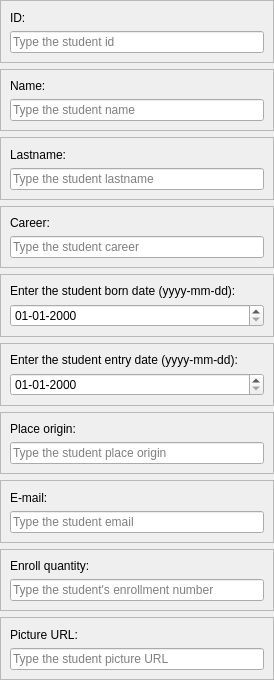
                             <widget class="QWidget" name="scrollAreaWidgetContents">
                              <property name="geometry">
                               <rect>
                                <x>-209</x>
                                <y>0</y>
                                <width>274</width>
                                <height>680</height>
                               </rect>
                              </property>
                              <layout class="QVBoxLayout" name="verticalLayout_34">
                               <property name="leftMargin">
                                <number>0</number>
                               </property>
                               <property name="topMargin">
                                <number>0</number>
                               </property>
                               <property name="rightMargin">
                                <number>0</number>
                               </property>
                               <property name="bottomMargin">
                                <number>0</number>
                               </property>
                               <item>
                                <widget class="QFrame" name="frame_16">
                                 <property name="styleSheet">
                                  <string notr="true"/>
                                 </property>
                                 <property name="frameShape">
                                  <enum>QFrame::StyledPanel</enum>
                                 </property>
                                 <property name="frameShadow">
                                  <enum>QFrame::Raised</enum>
                                 </property>
                                 <layout class="QVBoxLayout" name="verticalLayout_30">
                                  <item>
                                   <widget class="QLabel" name="label_18">
                                    <property name="text">
                                     <string>ID:</string>
                                    </property>
                                   </widget>
                                  </item>
                                  <item>
                                   <widget class="QLineEdit" name="lineEdit_cID">
                                    <property name="autoFillBackground">
                                     <bool>false</bool>
                                    </property>
                                    <property name="placeholderText">
                                     <string>Type the student id</string>
                                    </property>
                                   </widget>
                                  </item>
                                 </layout>
                                </widget>
                               </item>
                               <item>
                                <widget class="QFrame" name="frame_17">
                                 <property name="styleSheet">
                                  <string notr="true"/>
                                 </property>
                                 <property name="frameShape">
                                  <enum>QFrame::StyledPanel</enum>
                                 </property>
                                 <property name="frameShadow">
                                  <enum>QFrame::Raised</enum>
                                 </property>
                                 <layout class="QVBoxLayout" name="verticalLayout_31">
                                  <item>
                                   <widget class="QLabel" name="label_19">
                                    <property name="text">
                                     <string>Name:</string>
                                    </property>
                                   </widget>
                                  </item>
                                  <item>
                                   <widget class="QLineEdit" name="lineEdit_cName">
                                    <property name="autoFillBackground">
                                     <bool>false</bool>
                                    </property>
                                    <property name="placeholderText">
                                     <string>Type the student name</string>
                                    </property>
                                   </widget>
                                  </item>
                                 </layout>
                                </widget>
                               </item>
                               <item>
                                <widget class="QFrame" name="frame_19">
                                 <property name="styleSheet">
                                  <string notr="true"/>
                                 </property>
                                 <property name="frameShape">
                                  <enum>QFrame::StyledPanel</enum>
                                 </property>
                                 <property name="frameShadow">
                                  <enum>QFrame::Raised</enum>
                                 </property>
                                 <layout class="QVBoxLayout" name="verticalLayout_33">
                                  <item>
                                   <widget class="QLabel" name="label_21">
                                    <property name="text">
                                     <string>Lastname:</string>
                                    </property>
                                   </widget>
                                  </item>
                                  <item>
                                   <widget class="QLineEdit" name="lineEdit_cLastName">
                                    <property name="autoFillBackground">
                                     <bool>false</bool>
                                    </property>
                                    <property name="placeholderText">
                                     <string>Type the student lastname</string>
                                    </property>
                                   </widget>
                                  </item>
                                 </layout>
                                </widget>
                               </item>
                               <item>
                                <widget class="QFrame" name="frame_10">
                                 <property name="styleSheet">
                                  <string notr="true"/>
                                 </property>
                                 <property name="frameShape">
                                  <enum>QFrame::StyledPanel</enum>
                                 </property>
                                 <property name="frameShadow">
                                  <enum>QFrame::Raised</enum>
                                 </property>
                                 <layout class="QVBoxLayout" name="verticalLayout_24">
                                  <item>
                                   <widget class="QLabel" name="label_12">
                                    <property name="text">
                                     <string>Career:</string>
                                    </property>
                                   </widget>
                                  </item>
                                  <item>
                                   <widget class="QLineEdit" name="lineEdit_cCareer">
                                    <property name="autoFillBackground">
                                     <bool>false</bool>
                                    </property>
                                    <property name="placeholderText">
                                     <string>Type the student career</string>
                                    </property>
                                   </widget>
                                  </item>
                                 </layout>
                                </widget>
                               </item>
                               <item>
                                <widget class="QFrame" name="frame_11">
                                 <property name="styleSheet">
                                  <string notr="true"/>
                                 </property>
                                 <property name="frameShape">
                                  <enum>QFrame::StyledPanel</enum>
                                 </property>
                                 <property name="frameShadow">
                                  <enum>QFrame::Raised</enum>
                                 </property>
                                 <layout class="QVBoxLayout" name="verticalLayout_25">
                                  <item>
                                   <widget class="QLabel" name="label_13">
                                    <property name="text">
                                     <string>Enter the student born date (yyyy-mm-dd):</string>
                                    </property>
                                   </widget>
                                  </item>
                                  <item>
                                   <widget class="QDateEdit" name="dateEdit_cBornD">
                                    <property name="displayFormat">
                                     <string>dd-MM-yyyy</string>
                                    </property>
                                   </widget>
                                  </item>
                                 </layout>
                                </widget>
                               </item>
                               <item>
                                <widget class="QFrame" name="frame_12">
                                 <property name="styleSheet">
                                  <string notr="true"/>
                                 </property>
                                 <property name="frameShape">
                                  <enum>QFrame::StyledPanel</enum>
                                 </property>
                                 <property name="frameShadow">
                                  <enum>QFrame::Raised</enum>
                                 </property>
                                 <layout class="QVBoxLayout" name="verticalLayout_26">
                                  <item>
                                   <widget class="QLabel" name="label_14">
                                    <property name="text">
                                     <string>Enter the student entry date (yyyy-mm-dd):</string>
                                    </property>
                                   </widget>
                                  </item>
                                  <item>
                                   <widget class="QDateEdit" name="dateEdit_cEntryD">
                                    <property name="displayFormat">
                                     <string>dd-MM-yyyy</string>
                                    </property>
                                   </widget>
                                  </item>
                                 </layout>
                                </widget>
                               </item>
                               <item>
                                <widget class="QFrame" name="frame_18">
                                 <property name="styleSheet">
                                  <string notr="true"/>
                                 </property>
                                 <property name="frameShape">
                                  <enum>QFrame::StyledPanel</enum>
                                 </property>
                                 <property name="frameShadow">
                                  <enum>QFrame::Raised</enum>
                                 </property>
                                 <layout class="QVBoxLayout" name="verticalLayout_32">
                                  <item>
                                   <widget class="QLabel" name="label_20">
                                    <property name="text">
                                     <string>Place origin:</string>
                                    </property>
                                   </widget>
                                  </item>
                                  <item>
                                   <widget class="QLineEdit" name="lineEdit_cOrigin">
                                    <property name="autoFillBackground">
                                     <bool>false</bool>
                                    </property>
                                    <property name="placeholderText">
                                     <string>Type the student place origin</string>
                                    </property>
                                   </widget>
                                  </item>
                                 </layout>
                                </widget>
                               </item>
                               <item>
                                <widget class="QFrame" name="frame_14">
                                 <property name="styleSheet">
                                  <string notr="true"/>
                                 </property>
                                 <property name="frameShape">
                                  <enum>QFrame::StyledPanel</enum>
                                 </property>
                                 <property name="frameShadow">
                                  <enum>QFrame::Raised</enum>
                                 </property>
                                 <layout class="QVBoxLayout" name="verticalLayout_28">
                                  <item>
                                   <widget class="QLabel" name="label_16">
                                    <property name="text">
                                     <string>E-mail:</string>
                                    </property>
                                   </widget>
                                  </item>
                                  <item>
                                   <widget class="QLineEdit" name="lineEdit_cEmail">
                                    <property name="autoFillBackground">
                                     <bool>false</bool>
                                    </property>
                                    <property name="text">
                                     <string/>
                                    </property>
                                    <property name="placeholderText">
                                     <string>Type the student email</string>
                                    </property>
                                   </widget>
                                  </item>
                                 </layout>
                                </widget>
                               </item>
                               <item>
                                <widget class="QFrame" name="frame_15">
                                 <property name="styleSheet">
                                  <string notr="true"/>
                                 </property>
                                 <property name="frameShape">
                                  <enum>QFrame::StyledPanel</enum>
                                 </property>
                                 <property name="frameShadow">
                                  <enum>QFrame::Raised</enum>
                                 </property>
                                 <layout class="QVBoxLayout" name="verticalLayout_29">
                                  <item>
                                   <widget class="QLabel" name="label_17">
                                    <property name="text">
                                     <string>Enroll quantity:</string>
                                    </property>
                                   </widget>
                                  </item>
                                  <item>
                                   <widget class="QLineEdit" name="lineEdit_cEnroll">
                                    <property name="autoFillBackground">
                                     <bool>false</bool>
                                    </property>
                                    <property name="placeholderText">
                                     <string>Type the student's enrollment number</string>
                                    </property>
                                   </widget>
                                  </item>
                                 </layout>
                                </widget>
                               </item>
                               <item>
                                <widget class="QFrame" name="frame_13">
                                 <property name="styleSheet">
                                  <string notr="true"/>
                                 </property>
                                 <property name="frameShape">
                                  <enum>QFrame::StyledPanel</enum>
                                 </property>
                                 <property name="frameShadow">
                                  <enum>QFrame::Raised</enum>
                                 </property>
                                 <layout class="QVBoxLayout" name="verticalLayout_27">
                                  <item>
                                   <widget class="QLabel" name="label_15">
                                    <property name="text">
                                     <string>Picture URL:</string>
                                    </property>
                                   </widget>
                                  </item>
                                  <item>
                                   <widget class="QLineEdit" name="lineEdit_cPURL">
                                    <property name="autoFillBackground">
                                     <bool>false</bool>
                                    </property>
                                    <property name="placeholderText">
                                     <string>Type the student picture URL</string>
                                    </property>
                                   </widget>
                                  </item>
                                 </layout>
                                </widget>
                               </item>
                              </layout>
                             </widget>
